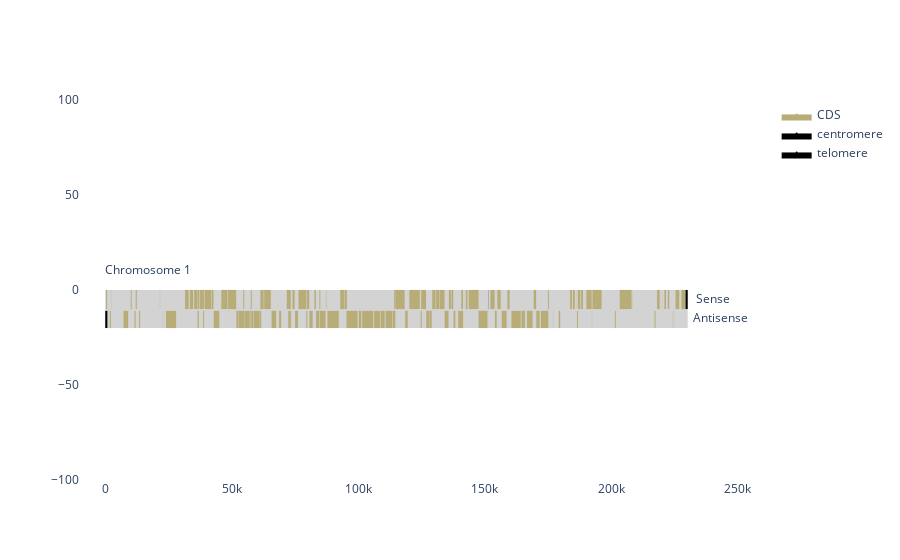

Write notebook code for a chart like this one.
### Markdown cell above
## Chromosome 1 exemple

### Code cell
#Get data
chrom_1_sense = getChromInfo('../SCERE.db', "1", 
                             """Primary_SGDID, Start_coordinate, Stop_coordinate, Feature_type, Feature_name, Description""")[0]

chrom_1_antisense = getChromInfo('../SCERE.db', "1", 
                                 """Primary_SGDID, Start_coordinate, Stop_coordinate, Feature_type, Feature_name, Description""")[1]

#display(chrom_1_sense.head())

#Figure's Layout
layout = go.Layout(plot_bgcolor='white')
fig = go.Figure(layout = layout)
fig.update_layout(xaxis_showgrid=False, yaxis_showgrid=False)
fig.update_xaxes(range=[-10000, 260000])
fig.update_yaxes(range=[-100, 100])

#Add chromosome
AddChromosome(fig, 0, 230218, 0, -20, 'lightgrey', '1')

# Add locus
chrom_1_sense.apply(AddLocus, axis = 1, args =(fig,
                                         0,
                                         -10,
                                         ["Feature_type","Feature_type","Feature_type"],
                                         ["CDS","centromere","telomere"],
                                         ['#B8AC77','black',"black"]))

chrom_1_antisense.apply(AddLocus, axis = 1, args =(fig,
                                            -11,
                                            -20,
                                            ["Feature_type","Feature_type","Feature_type"],
                                            ["CDS","centromere","telomere"],
                                            ['#B8AC77','black',"black"]))

# Add legend
AddLegend(fig,
          ["CDS","centromere","telomere"],
          ['#B8AC77','black',"black"])

fig.show()
